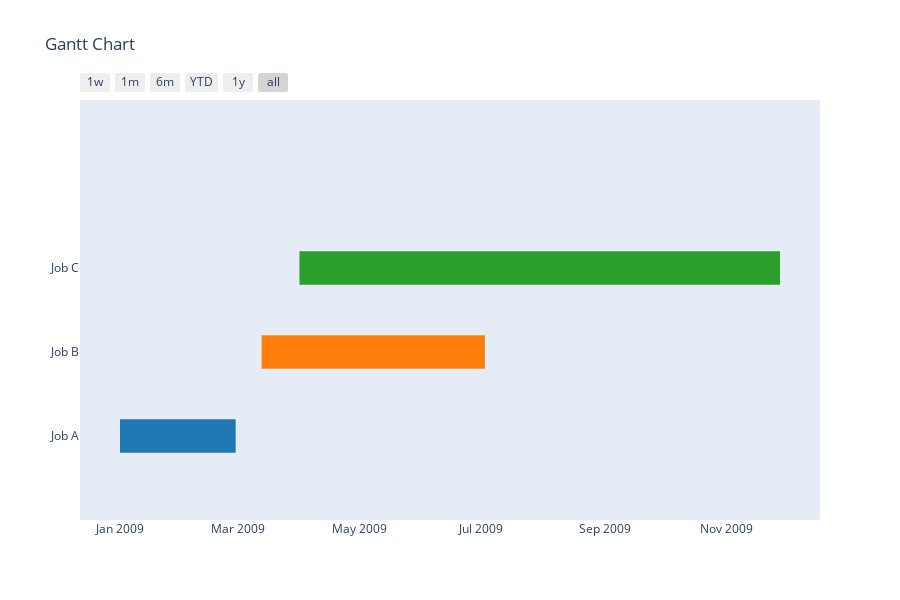

The code cell stored with this chart in its notebook:
### Code cell
import plotly.figure_factory as ff #지금은 잘 사용되지 않는 figure_factory

fig = ff.create_gantt(data)
fig.show()

### Figure 1 — Plotly figure (JSON) as saved in the notebook; plotly's stock layout.template omitted (floating-point values rounded to 4 significant figures)
{"data": [{"fill": "toself", "fillcolor": "rgb(255, 127, 14)", "hoverinfo": "name", "legendgroup": "rgb(255, 127, 14)", "mode": "none", "name": "Job B", "type": "scatter", "x": ["2009-03-13", "2009-07-03", "2009-07-03", "2009-03-13"], "y": [0.8, 0.8, 1.2, 1.2]}, {"fill": "toself", "fillcolor": "rgb(31, 119, 180)", "hoverinfo": "name", "legendgroup": "rgb(31, 119, 180)", "mode": "none", "name": "Job A", "type": "scatter", "x": ["2009-01-01", "2009-02-28", "2009-02-28", "2009-01-01"], "y": [-0.2, -0.2, 0.2, 0.2]}, {"fill": "toself", "fillcolor": "rgb(44, 160, 44)", "hoverinfo": "name", "legendgroup": "rgb(44, 160, 44)", "mode": "none", "name": "Job C", "type": "scatter", "x": ["2009-04-01", "2009-11-28", "2009-11-28", "2009-04-01"], "y": [1.8, 1.8, 2.2, 2.2]}, {"legendgroup": "rgb(255, 127, 14)", "marker": {"color": "rgb(255, 127, 14)", "opacity": 0, "size": 1}, "mode": "markers", "name": "", "showlegend": false, "text": [null, null], "type": "scatter", "x": ["2009-03-13", "2009-07-03"], "y": [1, 1]}, {"legendgroup": "rgb(31, 119, 180)", "marker": {"color": "rgb(31, 119, 180)", "opacity": 0, "size": 1}, "mode": "markers", "name": "", "showlegend": false, "text": [null, null], "type": "scatter", "x": ["2009-01-01", "2009-02-28"], "y": [0, 0]}, {"legendgroup": "rgb(44, 160, 44)", "marker": {"color": "rgb(44, 160, 44)", "opacity": 0, "size": 1}, "mode": "markers", "name": "", "showlegend": false, "text": [null, null], "type": "scatter", "x": ["2009-04-01", "2009-11-28"], "y": [2, 2]}], "layout": {"height": 600, "hovermode": "closest", "showlegend": false, "title": {"text": "Gantt Chart"}, "xaxis": {"rangeselector": {"buttons": [{"count": 7, "label": "1w", "step": "day", "stepmode": "backward"}, {"count": 1, "label": "1m", "step": "month", "stepmode": "backward"}, {"count": 6, "label": "6m", "step": "month", "stepmode": "backward"}, {"count": 1, "label": "YTD", "step": "year", "stepmode": "todate"}, {"count": 1, "label": "1y", "step": "year", "stepmode": "backward"}, {"step": "all"}]}, "showgrid": false, "type": "date", "zeroline": false}, "yaxis": {"autorange": false, "range": [-1, 4], "showgrid": false, "ticktext": ["Job A", "Job B", "Job C"], "tickvals": [0, 1, 2], "zeroline": false}}}
